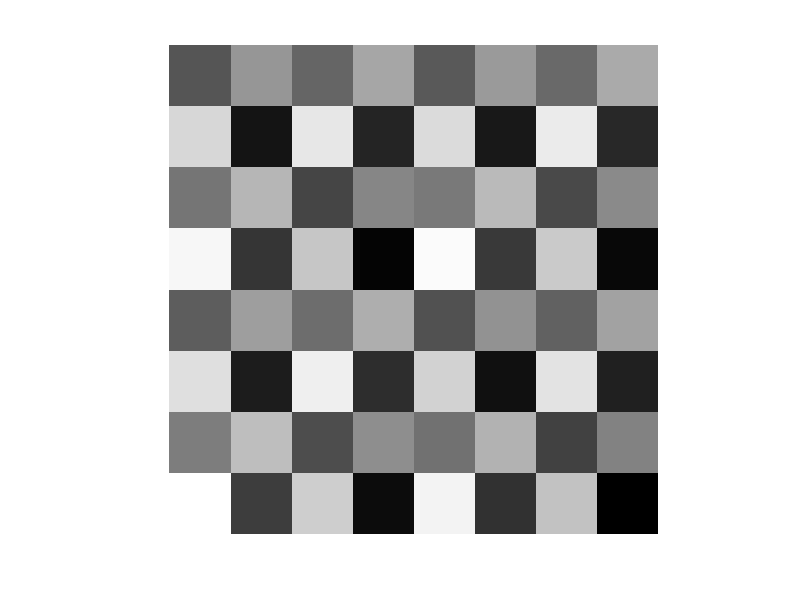
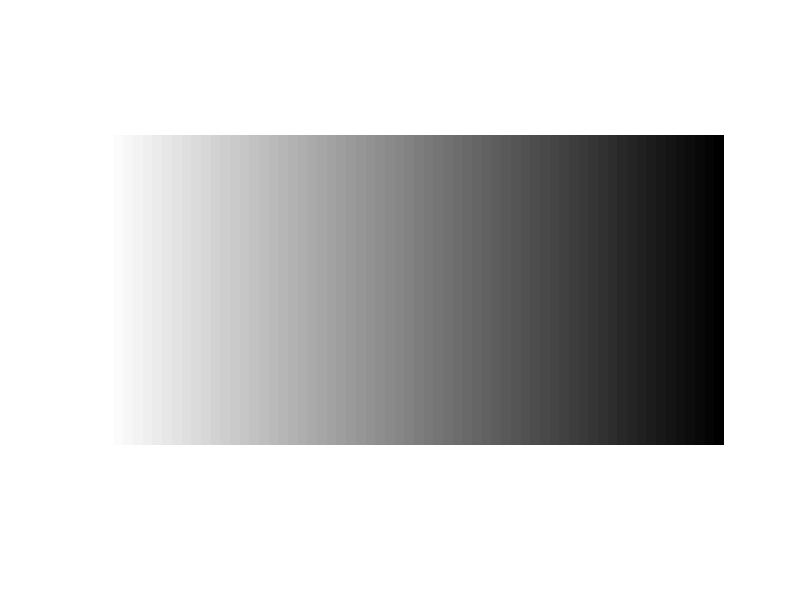
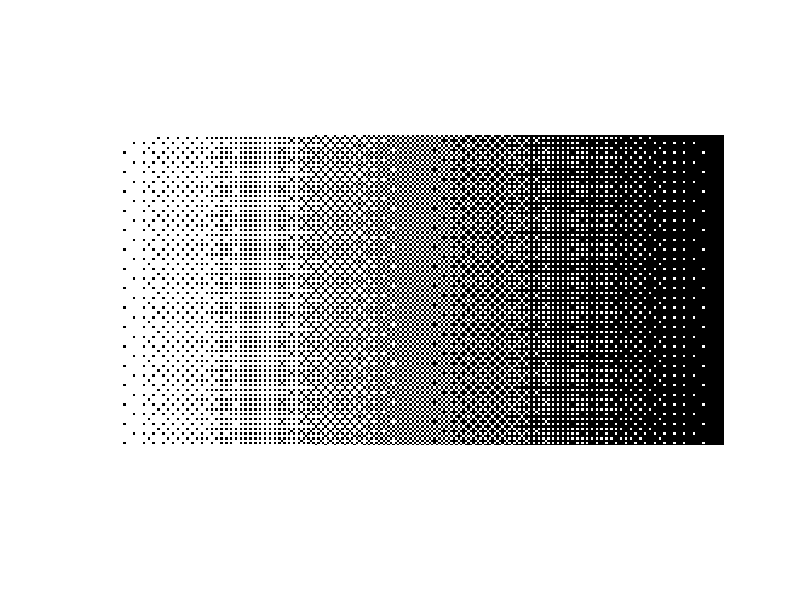

MATLAB code to generate these figures, in order:
function DispersedDotExample()
close all; clear all; 

I2 = [1,2;3,0];
I4 = [4*I2+1, 4*I2+2; 4*I2+3, 4*I2];
I8 = [4*I4+1, 4*I4+2; 4*I4+3, 4*I4];
I = I8;
% Display dithering matrix
figure;
imagesc(I);
colormap gray;
axis off;
axis square;

% Halftoing reuslt
L= 8;
T = round(255* (I+0.5)/(L^2))

img = zeros(128, 256);
for i = 1:256
    img(:,i) = 256-i;
end

figure; 
imshow(img,[]);

[M, N] = size(img);
imgHt = zeros(M,N);

for i=0:L:M-L
    for j = 0:L:N-L
        imgHt(i+1:i+8,j+1:j+8) = img(i+1:i+8,j+1:j+8) > T;
    end
end
figure;
imshow(imgHt,[]);